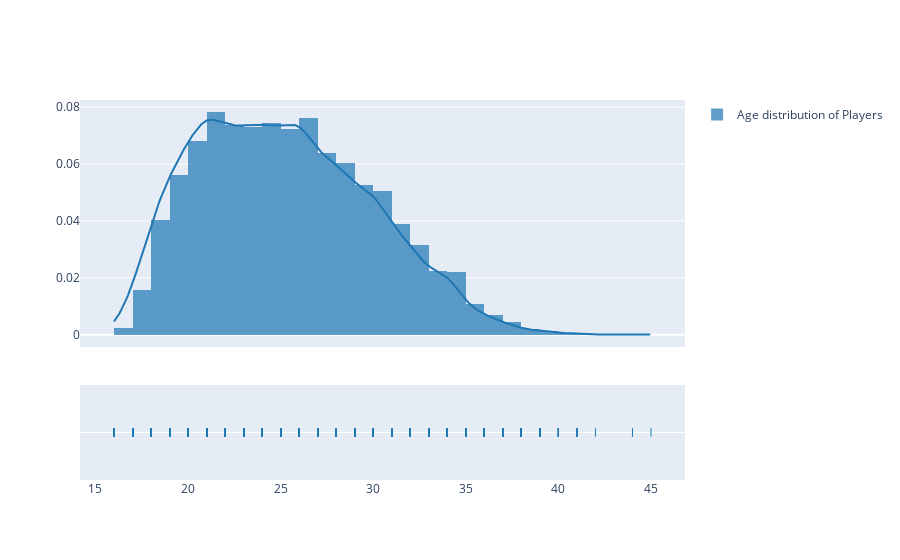

The cell this chart's notebook holds for it:
### Code cell
import plotly.figure_factory as ff

hist_data = [fifa_data['Age']]
group_labels = ['Age distribution of Players'] # name of the dataset
fig = ff.create_distplot(hist_data, group_labels)
fig.show()

### Figure 1 — Plotly figure (JSON) as saved in the notebook; plotly's stock layout.template omitted (floating-point values rounded to 4 significant figures; data arrays with more than 128 entries replaced by an {"elided": "..."} marker saying what was removed)
{"data": [{"autobinx": false, "histnorm": "probability density", "legendgroup": "Age distribution of Players", "marker": {"color": "rgb(31, 119, 180)"}, "name": "Age distribution of Players", "opacity": 0.7, "type": "histogram", "x": {"elided": "18207 int values"}, "xaxis": "x", "xbins": {"end": 45, "size": 1, "start": 16}, "yaxis": "y"}, {"legendgroup": "Age distribution of Players", "marker": {"color": "rgb(31, 119, 180)"}, "mode": "lines", "name": "Age distribution of Players", "showlegend": false, "type": "scatter", "x": {"elided": "500 float values"}, "xaxis": "x", "y": {"elided": "500 float values"}, "yaxis": "y"}, {"legendgroup": "Age distribution of Players", "marker": {"color": "rgb(31, 119, 180)", "symbol": "line-ns-open"}, "mode": "markers", "name": "Age distribution of Players", "showlegend": false, "type": "scatter", "x": {"elided": "18207 int values"}, "xaxis": "x", "y": {"elided": "18207 str values"}, "yaxis": "y2"}], "layout": {"barmode": "overlay", "hovermode": "closest", "legend": {"traceorder": "reversed"}, "xaxis": {"anchor": "y2", "domain": [0, 1], "zeroline": false}, "yaxis": {"anchor": "free", "domain": [0.35, 1], "position": 0}, "yaxis2": {"anchor": "x", "domain": [0, 0.25], "dtick": 1, "showticklabels": false}}}
